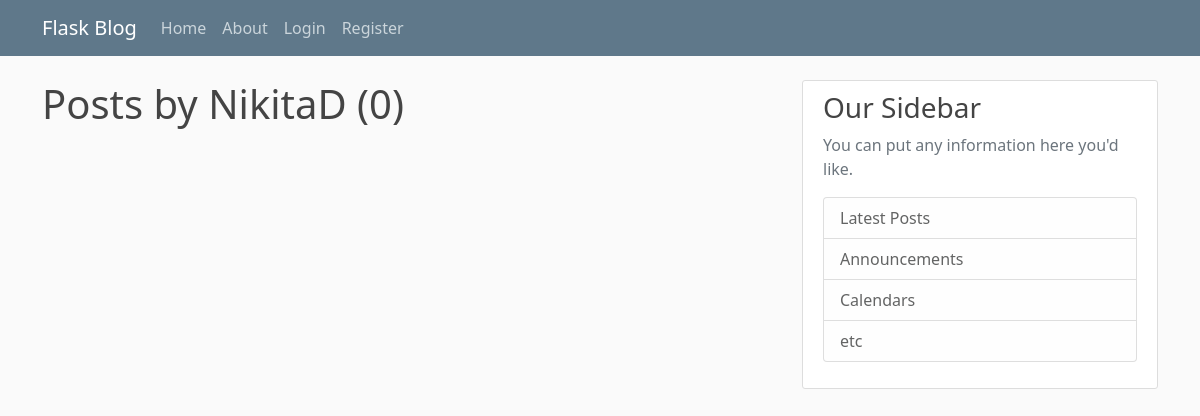
The page /user/NikitaD on the database as committed earlier.
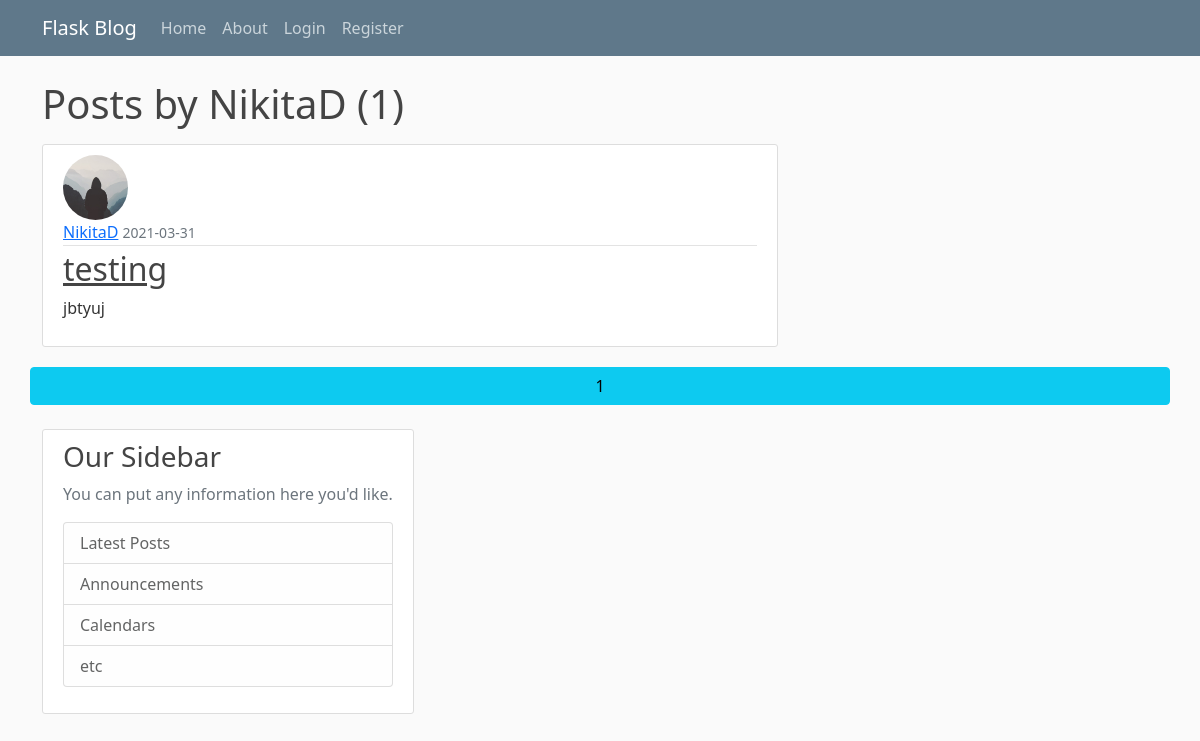
The same page on the database as committed later.
### flaskblog/models.py (models this page shows, shortened)
class Post(db.Model):
    id = db.Column(db.Integer, primary_key=True)
    title = db.Column(db.String(100), nullable=False)
    date_posted = db.Column(db.DateTime, nullable=False,
                            default=datetime.utcnow)
    content = db.Column(db.Text, nullable=False)
    user_id = db.Column(db.Integer, db.ForeignKey('user.id'), nullable=False)

class User(db.Model, UserMixin):
    id = db.Column(db.Integer, primary_key=True)
    username = db.Column(db.String(20), unique=True, nullable=False)
    email = db.Column(db.String(120), unique=True, nullable=False)
    image_file = db.Column(db.String(20), nullable=False,
                           default='default.jpg')
    password = db.Column(db.String(60), nullable=False)
    posts = db.relationship('Post', backref='author', lazy=True)

### flaskblog/users/routes.py (the view)
@users.route("/user/<string:username>")
def user_posts(username):
    page = request.args.get('page', 1, type=int)
    user = User.query.filter_by(username=username).first_or_404()
    posts = Post.query.filter_by(author=user)\
        .order_by(Post.date_posted.desc())\
        .paginate(page=page, per_page=5)
    return render_template('user_posts.html', posts=posts, user=user)

### flaskblog/templates/user_posts.html (shortened to what this page needs)
{% extends "layouts.html" %}
{% block content %}
<h1 class=mb-3>Posts by {{ user.username }} ({{ posts.total }})</h1>
{% for post in posts.items %}
<article class="media content-section">
    <img class="rounded-circle article-img"
        src="{{ url_for('static', filename='profile_pics/' + post.author.image_file) }}" <div class="media-body">
    <div class="article-metadata">
        <a class="mr-2" href="{{ url_for('users.user_posts', username=post.author.username) }}">{{ post.author.username }}</a>
        <small class="text-muted">{{ post.date_posted.strftime('%Y-%m-%d') }}</small>
    </div>
    <h2><a class="article-title" href="{{ url_for('posts.post', post_id=post.id) }}">{{ post.title }}</a></h2>
    <p class="article-content">{{ post.content }}</p>
    </div>
{% endfor %}
{% for page_num in posts.iter_pages(left_edge=1, right_edge=1, left_current=1, right_current=2) %}
{% if page_num %}
{% if posts.page == page_num %}
<a class="btn btn-info mb-4" href="{{ url_for('users.user_posts', username=user.username, page=page_num) }}">{{ page_num }}</a>
{% else %}
<a class="btn btn-outline-info mb-4" href="{{ url_for('main.home', username=user.username, page=page_num) }}">{{ page_num }}</a>
{% endif %}
{% else %}
...
{% endif %}
{% endfor %}
{% endblock content %}

Rows that differ between the two databases and show on the page:
added Post: image_file (placeholder picture), author.username "NikitaD", date_posted "2021-03-31", title "testing", content "jbtyuj"
Other text that changed with them:
{{ posts.total }}: "0" → "1"
new list line: "1"
